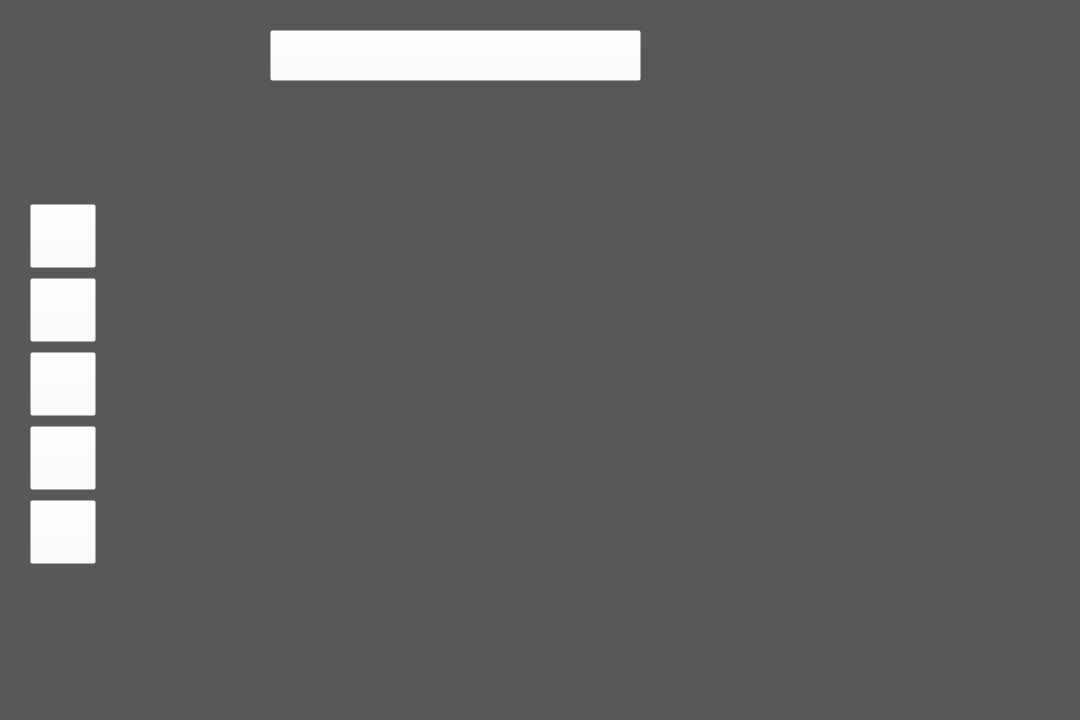
<?xml version="1.0" encoding="UTF-8"?>
<ui version="4.0">
 <class>Dashboard</class>
 <widget class="Dashboard" name="Dashboard">
  <property name="geometry">
   <rect>
    <x>0</x>
    <y>0</y>
    <width>1080</width>
    <height>720</height>
   </rect>
  </property>
  <property name="sizePolicy">
   <sizepolicy hsizetype="Fixed" vsizetype="Fixed">
    <horstretch>0</horstretch>
    <verstretch>0</verstretch>
   </sizepolicy>
  </property>
  <property name="minimumSize">
   <size>
    <width>1080</width>
    <height>720</height>
   </size>
  </property>
  <property name="maximumSize">
   <size>
    <width>1080</width>
    <height>720</height>
   </size>
  </property>
  <property name="windowTitle">
   <string>qcDrive</string>
  </property>
  <property name="styleSheet">
   <string notr="true">color: rgba(255, 255, 255, 0);</string>
  </property>
  <widget class="QLabel" name="bg">
   <property name="geometry">
    <rect>
     <x>0</x>
     <y>0</y>
     <width>1080</width>
     <height>720</height>
    </rect>
   </property>
   <property name="text">
    <string/>
   </property>
   <property name="pixmap">
    <pixmap resource="assets.qrc">:/dashboard.png</pixmap>
   </property>
   <property name="scaledContents">
    <bool>true</bool>
   </property>
  </widget>
  <widget class="QStackedWidget" name="stackedWidget">
   <property name="geometry">
    <rect>
     <x>100</x>
     <y>80</y>
     <width>961</width>
     <height>631</height>
    </rect>
   </property>
   <widget class="IndexWidget" name="index_widget"/>
   <widget class="Mp3Window" name="mp3_widget"/>
   <widget class="MainWindow" name="browser_widget"/>
   <widget class="MapB" name="maps_widget"/>
   <widget class="Media" name="media_widget"/>
  </widget>
  <widget class="QWidget" name="verticalLayoutWidget">
   <property name="geometry">
    <rect>
     <x>30</x>
     <y>200</y>
     <width>66</width>
     <height>371</height>
    </rect>
   </property>
   <layout class="QVBoxLayout" name="btn_group">
    <item>
     <widget class="QPushButton" name="btn1">
      <property name="minimumSize">
       <size>
        <width>64</width>
        <height>64</height>
       </size>
      </property>
      <property name="styleSheet">
       <string notr="true">background-color: rgba(255, 255, 255, 0); color: rgba(255, 255, 255, 0);</string>
      </property>
      <property name="text">
       <string>PushButton</string>
      </property>
     </widget>
    </item>
    <item>
     <widget class="QPushButton" name="btn2">
      <property name="minimumSize">
       <size>
        <width>64</width>
        <height>64</height>
       </size>
      </property>
      <property name="styleSheet">
       <string notr="true">background-color: rgba(255, 255, 255, 0); color: rgba(255, 255, 255, 0);</string>
      </property>
      <property name="text">
       <string>PushButton</string>
      </property>
     </widget>
    </item>
    <item>
     <widget class="QPushButton" name="btn3">
      <property name="minimumSize">
       <size>
        <width>64</width>
        <height>64</height>
       </size>
      </property>
      <property name="styleSheet">
       <string notr="true">background-color: rgba(255, 255, 255, 0); color: rgba(255, 255, 255, 0);</string>
      </property>
      <property name="text">
       <string>PushButton</string>
      </property>
     </widget>
    </item>
    <item>
     <widget class="QPushButton" name="btn4">
      <property name="minimumSize">
       <size>
        <width>64</width>
        <height>64</height>
       </size>
      </property>
      <property name="styleSheet">
       <string notr="true">background-color: rgba(255, 255, 255, 0); color: rgba(255, 255, 255, 0);</string>
      </property>
      <property name="text">
       <string>PushButton</string>
      </property>
     </widget>
    </item>
    <item>
     <widget class="QPushButton" name="btn5">
      <property name="minimumSize">
       <size>
        <width>64</width>
        <height>64</height>
       </size>
      </property>
      <property name="styleSheet">
       <string notr="true">background-color: rgba(255, 255, 255, 0); color: rgba(255, 255, 255, 0);</string>
      </property>
      <property name="text">
       <string>PushButton</string>
      </property>
     </widget>
    </item>
   </layout>
   <zorder>btn5</zorder>
   <zorder>btn3</zorder>
   <zorder>btn4</zorder>
   <zorder>btn2</zorder>
   <zorder>btn1</zorder>
  </widget>
  <widget class="QLabel" name="bgc">
   <property name="geometry">
    <rect>
     <x>0</x>
     <y>0</y>
     <width>1080</width>
     <height>720</height>
    </rect>
   </property>
   <property name="styleSheet">
    <string notr="true">background-color: rgb(88, 88, 88);</string>
   </property>
   <property name="text">
    <string/>
   </property>
  </widget>
  <widget class="miniWeather" name="mini_weather" native="true">
   <property name="geometry">
    <rect>
     <x>819</x>
     <y>30</y>
     <width>121</width>
     <height>51</height>
    </rect>
   </property>
  </widget>
  <widget class="QPushButton" name="btn_search">
   <property name="geometry">
    <rect>
     <x>270</x>
     <y>30</y>
     <width>371</width>
     <height>51</height>
    </rect>
   </property>
   <property name="styleSheet">
    <string notr="true">background-color: rgba(255, 255, 255, 0); color: rgba(255, 255, 255, 0);</string>
   </property>
   <property name="text">
    <string>PushButton</string>
   </property>
  </widget>
  <zorder>bgc</zorder>
  <zorder>bg</zorder>
  <zorder>verticalLayoutWidget</zorder>
  <zorder>stackedWidget</zorder>
  <zorder>mini_weather</zorder>
  <zorder>btn_search</zorder>
 </widget>
 <customwidgets>
  <customwidget>
   <class>IndexWidget</class>
   <extends>QWidget</extends>
   <header>index.h</header>
   <container>1</container>
  </customwidget>
  <customwidget>
   <class>Dashboard</class>
   <extends>QWidget</extends>
   <header>dashboard.h</header>
   <container>1</container>
  </customwidget>
  <customwidget>
   <class>Mp3Window</class>
   <extends>QWidget</extends>
   <header>subprojects/mp3/mp3.h</header>
   <container>1</container>
  </customwidget>
  <customwidget>
   <class>MainWindow</class>
   <extends>QWidget</extends>
   <header>subprojects/myQWebEngine/mainwindow.h</header>
   <container>1</container>
  </customwidget>
  <customwidget>
   <class>MapB</class>
   <extends>QWidget</extends>
   <header>subprojects/MapB/mapb.h</header>
   <container>1</container>
  </customwidget>
  <customwidget>
   <class>miniWeather</class>
   <extends>QWidget</extends>
   <header>miniWeather.h</header>
   <container>1</container>
  </customwidget>
  <customwidget>
   <class>Media</class>
   <extends>QWidget</extends>
   <header>subprojects/qtMedia/media.h</header>
   <container>1</container>
  </customwidget>
 </customwidgets>
 <resources>
  <include location="assets.qrc"/>
 </resources>
 <connections/>
</ui>
